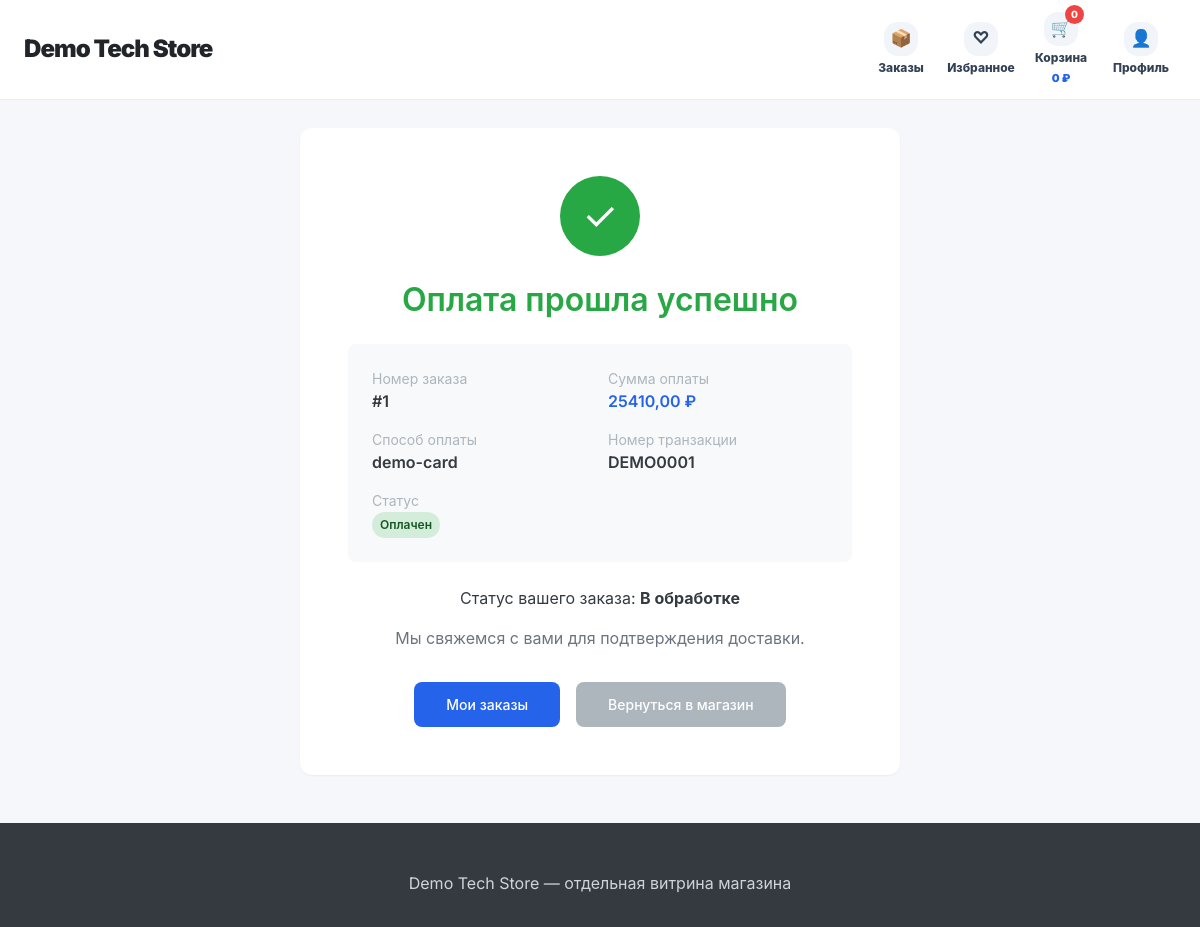
/shops/demo-tech-store/payment-success/1/ (signed in), run on the app's committed database.
### shops/models.py (models this page shows, shortened)
class Shop(models.Model):
    owner = models.ForeignKey(User, on_delete=models.CASCADE, related_name='shops')
    name = models.CharField(max_length=100, verbose_name='Название магазина')
    slug = models.SlugField(unique=True, verbose_name='URL-адрес')
    description = models.TextField(blank=True, verbose_name='Описание')
    custom_css = models.TextField(blank=True, null=True, verbose_name='Кастомный CSS')
    template_key = models.CharField(max_length=40, default='modern', verbose_name='Базовый шаблон')
    is_demo = models.BooleanField(default=False, verbose_name='Демо-магазин')
    assistant_level = models.CharField(max_length=20, default='basic', verbose_name='Уровень ИИ-помощника')
    city = models.CharField(max_length=100, default='Екатеринбург', verbose_name='Город магазина')
    address = models.CharField(max_length=250, blank=True, verbose_name='Адрес магазина')
    hosting_enabled = models.BooleanField(default=False, verbose_name='Хостинг на платформе')
    theme_color = models.CharField(max_length=20, default='#4361ee', verbose_name='Цвет темы')
    delivery_enabled = models.BooleanField(default=True, verbose_name='Доставка включена')
    delivery_price = models.DecimalField(max_digits=10, decimal_places=2, default=0, verbose_name='Стоимость доставки')
    delivery_description = models.TextField(blank=True, default='Доставка рассчитывается при оформлении заказа', verbose_name='Описание доставки')
    payment_enabled = models.BooleanField(default=True, verbose_name='Оплата включена')
    payment_methods = models.CharField(max_length=200, default='Банковская карта, оплата при получении', verbose_name='Способы оплаты')
    created_at = models.DateTimeField(auto_now_add=True, verbose_name='Дата создания')
    class Meta:
        verbose_name = 'Магазин'
        verbose_name_plural = 'Магазины'

class Order(models.Model):
    STATUS_CHOICES = [
        ('new', 'Новый'),
        ('processing', 'В обработке'),
        ('shipped', 'Отправлен'),
        ('delivered', 'Доставлен'),
        ('cancelled', 'Отменён'),
    ]
    user = models.ForeignKey(User, on_delete=models.CASCADE, related_name='orders')
    shop = models.ForeignKey(Shop, on_delete=models.CASCADE, related_name='orders')
    created_at = models.DateTimeField(auto_now_add=True)
    updated_at = models.DateTimeField(auto_now=True)
    full_name = models.CharField(max_length=200, verbose_name='ФИО')
    phone = models.CharField(max_length=20, verbose_name='Телефон')
    address = models.TextField(verbose_name='Адрес доставки')
    comment = models.TextField(blank=True, verbose_name='Комментарий')
    status = models.CharField(max_length=20, choices=STATUS_CHOICES, default='new', verbose_name='Статус')
    delivery_service = models.CharField(max_length=50, blank=True, verbose_name='Служба доставки')
    delivery_price = models.DecimalField(max_digits=10, decimal_places=2, default=0, verbose_name='Стоимость доставки')
    customer_city = models.CharField(max_length=100, blank=True, verbose_name='Город клиента')
    total_amount = models.DecimalField(max_digits=10, decimal_places=2, default=0, verbose_name='Общая сумма')
    class Meta:
        verbose_name = 'Заказ'
        verbose_name_plural = 'Заказы'
        ordering = ['-created_at']

class Payment(models.Model):
    PAYMENT_STATUS = [
        ('pending', 'Ожидает оплаты'),
        ('paid', 'Оплачен'),
        ('failed', 'Ошибка'),
        ('refunded', 'Возврат'),
    ]
    order = models.OneToOneField(Order, on_delete=models.CASCADE, related_name='payment')
    amount = models.DecimalField(max_digits=10, decimal_places=2, verbose_name='Сумма')
    status = models.CharField(max_length=20, choices=PAYMENT_STATUS, default='pending', verbose_name='Статус')
    payment_method = models.CharField(max_length=50, blank=True, verbose_name='Способ оплаты')
    transaction_id = models.CharField(max_length=100, blank=True, verbose_name='ID транзакции')
    created_at = models.DateTimeField(auto_now_add=True)
    updated_at = models.DateTimeField(auto_now=True)
    class Meta:
        verbose_name = 'Платеж'
        verbose_name_plural = 'Платежи'

### shops/views.py (the view)
# urls.py: path('<slug:shop_slug>/payment-success/<int:order_id>/', views.payment_success, name='payment_success'),
@login_required
def payment_success(request, shop_slug, order_id):
    shop = get_object_or_404(Shop, slug=shop_slug)
    order = get_object_or_404(Order, id=order_id, user=request.user, shop=shop)
    payment = Payment.objects.get(order=order)
    context = {
        'shop': shop,
        'order': order,
        'payment': payment,
    }
    return render(request, 'shops/payment_success.html', context)

### config/context_processors.py (called while the page is built, shortened)
def user_roles(request):
    context = {
        'is_super_admin': False,
        'is_seller': False,
        'is_customer': False,
        'active_shop_slug': None,
    }
    try:
        if getattr(request, 'resolver_match', None):
            context['active_shop_slug'] = request.resolver_match.kwargs.get('shop_slug')
    except Exception:
        context['active_shop_slug'] = None
    if request.user.is_authenticated:
        context['is_super_admin'] = request.user.is_superuser
        context['is_seller'] = hasattr(request.user, 'seller_profile')
        context['is_customer'] = hasattr(request.user, 'customer_profile')
    return context

### templates/shops/payment_success.html (shortened to what this page needs)
{% extends 'shops/shop_base.html' %}
{% block content %}
<div style="max-width: 600px; margin: 0 auto;">
    <div class="card" style="text-align: center; padding: 48px;">
        <div style="width: 80px; height: 80px; background: var(--success); color: white; border-radius: 50%; display: flex; align-items: center; justify-content: center; margin: 0 auto 24px; font-size: 40px;">
            ✓
        </div>
        <h1 style="color: var(--success); margin-bottom: 16px;">Оплата прошла успешно</h1>
        <div style="background: var(--gray-100); border-radius: var(--radius-md); padding: 24px; margin: 24px 0; text-align: left;">
            <div style="display: grid; grid-template-columns: repeat(2, 1fr); gap: 16px;">
                <div>
                    <div style="color: var(--gray-500); font-size: var(--font-size-sm);">Номер заказа</div>
                    <div style="font-weight: 600;">#{{ order.id }}</div>
                </div>
                <div>
                    <div style="color: var(--gray-500); font-size: var(--font-size-sm);">Сумма оплаты</div>
                    <div style="font-weight: 600; color: var(--primary);">{{ payment.amount }} ₽</div>
                </div>
                <div>
                    <div style="color: var(--gray-500); font-size: var(--font-size-sm);">Способ оплаты</div>
                    <div style="font-weight: 600;">{{ payment.get_payment_method_display|default:payment.payment_method }}</div>
                </div>
                <div>
                    <div style="color: var(--gray-500); font-size: var(--font-size-sm);">Номер транзакции</div>
                    <div style="font-weight: 600;">{{ payment.transaction_id }}</div>
                </div>
                <div style="grid-column: span 2;">
                    <div style="color: var(--gray-500); font-size: var(--font-size-sm);">Статус</div>
                    <div><span class="badge badge-success">Оплачен</span></div>
                </div>
            </div>
        </div>
        <p style="margin-bottom: 16px;">Статус вашего заказа: <strong>В обработке</strong></p>
        <p style="color: var(--gray-600); margin-bottom: 32px;">Мы свяжемся с вами для подтверждения доставки.</p>
        <div style="display: flex; gap: 16px; justify-content: center; flex-wrap: wrap;">
            <a href="{% url 'customer_orders' shop.slug %}" class="btn btn-primary" style="padding: 12px 32px;">
                Мои заказы
            </a>
            <a href="{% url 'shop_front' shop.slug %}" class="btn btn-secondary" style="padding: 12px 32px;">
                Вернуться в магазин
            </a>
        </div>
    </div>
</div>
{% endblock %}

### templates/shops/shop_base.html (shortened to what this page needs)
<!DOCTYPE html>
<html lang="ru">
<head>
    <link rel="stylesheet" href="/static/css/amazon-style.css">
</head>
<body>
    <header class="store-header">
        <div class="store-header-inner">
            <div class="store-logo"><a href="{% url 'shop_front' shop.slug %}">{{ shop.name }}</a></div>
            <nav class="store-nav">
                {% if user.is_authenticated and user.id == shop.owner_id %}
                    <a href="{% url 'shop_dashboard' shop.slug %}" class="owner-back">← Вернуться в ЛК продавца</a>
                {% else %}
                    <a class="store-nav-item" href="{% url 'customer_orders' shop.slug %}"><span class="store-nav-icon">📦</span><span>Заказы</span></a>
                    <a class="store-nav-item" href="{% url 'favorites_list' shop.slug %}"><span class="store-nav-icon">♡</span><span>Избранное</span></a>
                    <a class="store-nav-item" href="{% url 'cart_view' shop.slug %}"><span class="store-nav-icon">🛒<span class="store-cart-badge">{{ cart_count|default:0 }}</span></span><span>Корзина</span><span class="store-cart-sum">{{ cart_sum|default:0 }} ₽</span></a>
                    {% if user.is_authenticated %}<a class="store-nav-item" href="{% url 'customer_profile' shop.slug %}"><span class="store-nav-icon">👤</span><span>Профиль</span></a>{% else %}<a class="store-nav-item" href="{% url 'shop_customer_login' shop.slug %}"><span class="store-nav-icon">👤</span><span>Войти</span></a>{% endif %}
                {% endif %}
            </nav>
        </div>
    </header>
    <main class="container" style="padding-top: 28px;">
        {% block content %}{% endblock %}
    </main>
    <footer class="footer"><div class="footer-content"><p>{{ shop.name }} — отдельная витрина магазина</p></div></footer>
</body>
</html>

### static/css/amazon-style.css (style rules this page uses)
:root { --primary: #4361ee; --primary-dark: #3a56d4; --primary-light: #e8edff; --secondary: #6c757d; --success: #28a745; --danger: #dc3545; --warning: #ffc107; --info: #17a2b8; --dark: #1a1a2e; --light: #f8f9fa; --white: #ffffff; --gray-100: #f8f9fa; --gray-200: #e9ecef; --gray-300: #dee2e6; --gray-400: #ced4da; --gray-500: #adb5bd; --gray-600: #6c757d; --gray-700: #495057; --gray-800: #343a40; --gray-900: #212529; --spacing-xs: 4px; --spacing-sm: 8px; --spacing-md: 16px; --spacing-lg: 24px; --spacing-xl: 32px; --spacing-2xl: 48px; --font-family: 'Inter', -apple-system, BlinkMacSystemFont, 'Segoe UI', Roboto, 'Helvetica Neue', Arial, sans-serif; --font-size-xs: 12px; --font-size-sm: 14px; --font-size-md: 16px; --font-size-lg: 18px; --font-size-xl: 24px; --font-size-2xl: 32px; --radius-sm: 4px; --radius-md: 8px; --radius-lg: 12px; --radius-xl: 16px; --radius-full: 9999px; --shadow-sm: 0 1px 2px 0 rgba(0, 0, 0, 0.05); --shadow-md: 0 4px 6px -1px rgba(0, 0, 0, 0.1); --shadow-lg: 0 10px 15px -3px rgba(0, 0, 0, 0.1); --shadow-xl: 0 20px 25px -5px rgba(0, 0, 0, 0.1); }
* { margin: 0; padding: 0; box-sizing: border-box; }
body { font-family: var(--font-family); font-size: var(--font-size-md); line-height: 1.5; color: var(--gray-800); background-color: var(--white); }
h1, h2, h3, h4, h5, h6 { margin-bottom: var(--spacing-md); font-weight: 600; line-height: 1.25; color: var(--gray-900); }
h1 { font-size: var(--font-size-2xl); }
a { color: var(--primary); text-decoration: none; transition: color 0.2s ease; }
.container { max-width: 1280px; margin: 0 auto; padding: 0 var(--spacing-lg); }
.btn { display: inline-flex; align-items: center; justify-content: center; gap: var(--spacing-sm); padding: var(--spacing-sm) var(--spacing-lg); font-size: var(--font-size-sm); font-weight: 500; border-radius: var(--radius-md); border: none; cursor: pointer; transition: all 0.2s ease; text-decoration: none; }
.btn-primary { background: var(--primary); color: var(--white); }
.btn-secondary { background: var(--gray-500); color: var(--white); }
.card { background: var(--white); border-radius: var(--radius-lg); box-shadow: var(--shadow-sm); overflow: hidden; transition: all 0.2s ease; }
.badge { display: inline-flex; align-items: center; padding: var(--spacing-xs) var(--spacing-sm); font-size: var(--font-size-xs); font-weight: 600; border-radius: var(--radius-full); }
.badge-success { background: #d4edda; color: #155724; }
.footer { background: var(--gray-800); color: var(--gray-400); padding: var(--spacing-2xl) var(--spacing-lg) var(--spacing-lg); margin-top: var(--spacing-2xl); }
.footer-content { max-width: 1280px; margin: 0 auto; text-align: center; }
.footer p { margin-bottom: var(--spacing-sm); }

### data on the page
Shop: name "Demo Tech Store"
Order: id "1"
Payment: amount "25410,00", payment_method "demo-card", transaction_id "DEMO0001"

### other printed values
{{ cart_count|default:0 }} "0"
{{ cart_sum|default:0 }} "0"
